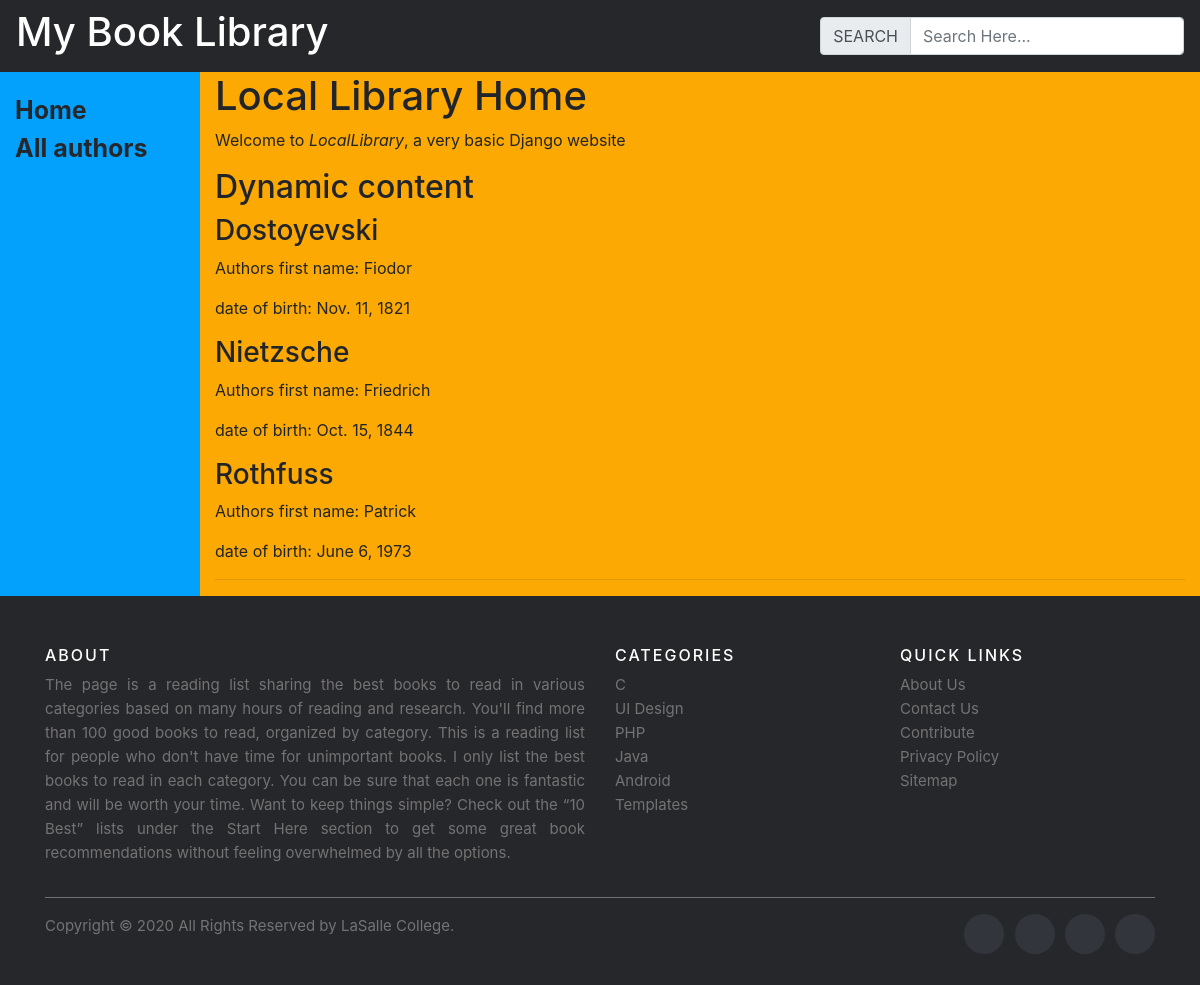
/author_details/, run on the app's committed database.
### mylibrary/models.py (models this page shows, shortened)
class Author(models.Model):
    first_name = models.CharField(max_length = 200)
    last_name = models.CharField(max_length = 200)
    dob = models.DateField()

### mylibrary/views.py (the view)
# urls.py: path('author_details/', views.author_details, name='library-authorDetails'),
def author_details(request):
    return render(request, 'mylibrary/author_list.html',{'aDetails':Author.objects.all(), 'title': 'Author Details'})

### mylibrary/templates/mylibrary/author_list.html
{% extends "mylibrary/base_generic.html" %}
{% block content %}
	<h1>Local Library Home</h1>
	  <p>Welcome to <em>LocalLibrary</em>, a very basic Django website </p>
	<h2>Dynamic content</h2>
 {% for author in aDetails%}
    <h3>{{author.last_name}}</h3>
    <p> Authors first name: {{ author.first_name}}</p>
    <p> date of birth: {{author.dob}}</p>
  {% endfor %}
    <hr>
{% endblock %}

### data on the page
Author: last_name "Dostoyevski", first_name "Fiodor", dob "Nov. 11, 1821"
Author: last_name "Nietzsche", first_name "Friedrich", dob "Oct. 15, 1844"
Author: last_name "Rothfuss", first_name "Patrick", dob "June 6, 1973"
